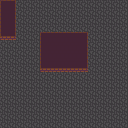

A level layout from a 2D game, rendered from its tile map. Below: a short description, then the map file with its tile-grid data intact:
An orthogonal 16x16 tile map with 8x8 px tiles, 1 tile layer (Tile Layer 1).

<map version="1.0" orientation="orthogonal" renderorder="right-down" width="16" height="16" tilewidth="8" tileheight="8" nextobjectid="1">
 <tileset firstgid="1" name="8x8_dungeon" tilewidth="8" tileheight="8" tilecount="48" columns="8">
  <image source="tilesets/8x8_dungeon.png" width="64" height="48" />
 </tileset>
 <layer name="Tile Layer 1" width="16" height="16">
  <data encoding="csv">
1,3,21,21,21,21,21,21,21,21,21,21,21,21,21,21,
9,11,21,21,21,21,21,21,21,21,21,21,21,21,21,21,
9,11,21,21,21,21,21,21,21,21,21,21,21,21,21,21,
9,11,21,21,21,21,21,21,21,21,21,21,21,21,21,21,
17,19,21,21,21,1,2,2,2,2,3,21,21,21,21,21,
21,21,21,21,21,9,10,10,10,10,11,21,21,21,21,21,
21,21,21,21,21,9,10,10,10,10,11,21,21,21,21,21,
21,21,21,21,21,9,10,10,10,10,11,21,21,21,21,21,
21,21,21,21,21,17,18,18,18,18,19,21,21,21,21,21,
21,21,21,21,21,21,21,21,21,21,21,21,21,21,21,21,
21,21,21,21,21,21,21,21,21,21,21,21,21,21,21,21,
21,21,21,21,21,21,21,21,21,21,21,21,21,21,21,21,
21,21,21,21,21,21,21,21,21,21,21,21,21,21,21,21,
21,21,21,21,21,21,21,21,21,21,21,21,21,21,21,21,
21,21,21,21,21,21,21,21,21,21,21,21,21,21,21,21,
21,21,21,21,21,21,21,21,21,21,21,21,21,21,21,21
</data>
 </layer>
</map>
